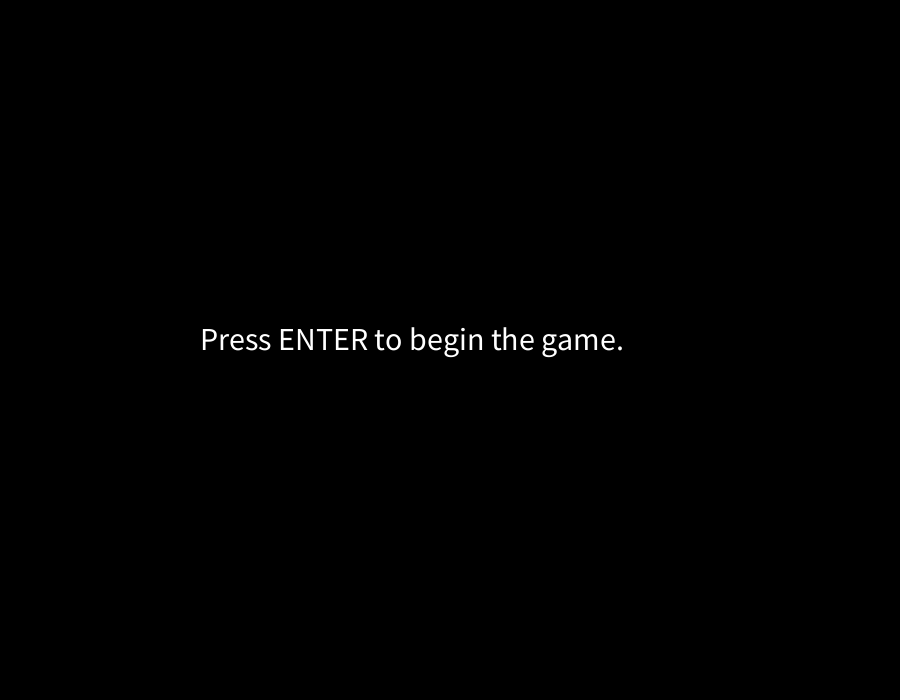
Frame 1 (no input)
Frame 60 (the mouse pressed at the canvas centre just before this capture): identical to frame 1, image omitted
Frame 120 (the mouse held since frame 60 and released just before this capture): identical to frame 1, image omitted

The Processing sketch that drew this single still picture (run headless with seeded random() and noise(); from frame 60 on, the mouse is pressed at the canvas centre):

// Processing sketch: HTN_PONG
// ── HTN_PONG.pde
//Ball
int ballX;
int ballY;
int ballHeight;
int ballWidth;
int speedX;
int speedY;
int directionX; 
int directionY;

//Paddles
int player1X;
int player2X;
int player1Y;
int player2Y;

//Healthbars
int bar1X;
int bar1Y;
int player1health;
int bar1colour;
int bar2X;
int bar2Y;
int player2health;
int bar2colour;

//Movements
boolean upX;
boolean downX;
boolean upY;
boolean downY;

//Text
String start; 
boolean screen;

void setup() {
  size(900, 700);
  reset();
}

void reset() {
  //Ball
  ballX = 500;
  ballY = 350;
  ballHeight = 35;
  ballWidth = 35;
  speedX = 5;
  speedY = 5;
  directionX = 1;  
  directionY = 1;

  //Paddles
  player1X = 0;
  player2X = 860;
  player1Y = 350;
  player2Y = 350;

  //Healthbars
  bar1X = 100;
  bar1Y = 20;
  player1health = 100;
  bar1colour = #22E515;
  bar2X = 700;
  bar2Y = 20;
  player2health = 100;
  bar2colour = #22E515;

  //Movements
  upX = false;
  downX = false;
  upY = false;
  downY = false;

  //Texts
  start = "Press ENTER to begin the game."; 
  screen = true;
}// end reset

void draw() {
  background(0);


  if (screen == true) {
    startScreen();
  }

  if (key == ENTER) {
    screen = false;
  }

  if (screen == false) {
    background(0);
    //Empty Space**
    fill(255);
    rect(0, 0, 40, 1000);
    rect(860, 0, 40, 1000);

    //Paddles
    fill(0);
    rect(player1X, player1Y, 40, 140);
    rect(player2X, player2Y, 40, 140);

    //Healthbars
    fill(bar1colour);
    rect(bar1X, bar1Y, player1health, 15);
    fill(bar2colour);
    rect(bar2X, bar2Y, player2health, 15);

    //Ball
    fill(194, 16, 0);
    ellipse(ballX, ballY, ballHeight, ballWidth);

    moveCircle();
    movePaddle();
    moveCollisions();
  }
}

void startScreen() {
  textSize(32);
  text(start, 200, 350, 10);
}


void moveCircle() {  
  ballX = ballX + speedX * 1;
  ballY = ballY + speedY * 1;

  if (ballX > width- ballWidth +20 || ballX < ballWidth / 2) {
    speedX *= -1;
  }
  if (ballY > height- ballHeight +20 || ballY < ballHeight / 2) {
    speedY *= -1;
  }
}

void movePaddle() {
  //key movements
  if (upX == true) {
    player1Y = player1Y - 5;
  }
  if (downX == true) {
    player1Y = player1Y + 5;
  }
  
  //Bot movement code
  if ((ballY <= player2Y + 70) && (speedX >= 0)) {
    player2Y = player2Y - 4;
  }
  if ((ballY > player2Y + 70) && (speedX >= 0)) {
    player2Y = player2Y + 4;
  } 

  //Wrap around
  if (player1Y > 700) {
    player1Y = 0;
  } else if (player1Y + 140 < 0) {
    player1Y = 700;
  }
  
  if (player2Y > 700) {
    player2Y = 0;
  } else if (player2Y + 140 < 0) {
    player2Y = 700;
  }
}

void moveCollisions() {
  //Collisions
  if ((ballX - ballWidth / 2 < player1X + 40) && ((ballY - ballHeight / 2 > player1Y + 140) || (ballY + ballHeight / 2 < player1Y))) {
    if (speedX < 0) {
      player1health -= 20;
      speedX = -speedX*1;
      if (player1health == 20) {
        bar1colour = #F51911;
      }
    }
  } else if ((ballX + ballWidth / 2 > player2X) && ((ballY - ballHeight / 2 > player2Y + 140) || (ballY + ballHeight/2 < player2Y))) {
    if (speedX > 0) {
      player2health -= 20;
      bar2X += 20;
      speedX = -speedX*1;
      if (player2health == 20) {
        bar2colour = #F51911;
      }
    }
  }

  if (player1health <= 0 || player2health <= 0) {
    screen = true;
    reset();
  }
}

void keyPressed() {
  screen = false;
  if (key == 'w' || key == 'W') {
    upX = true;
  } else if (key == 's' || key == 'S') {
    downX = true;
  } else if (keyCode == UP) {
    upY = true;
  } else if (keyCode == DOWN) {
    downY = true;
  }
}

void keyReleased() {
  screen = false;
  if (key == 'w' || key == 'W') {
    upX = false;
  } else if (key == 's' || key == 'S') {
    downX = false;
  } else if (keyCode == UP) {
    upY = false;
  } else if (keyCode == DOWN) {
    downY = false;
  }
}
